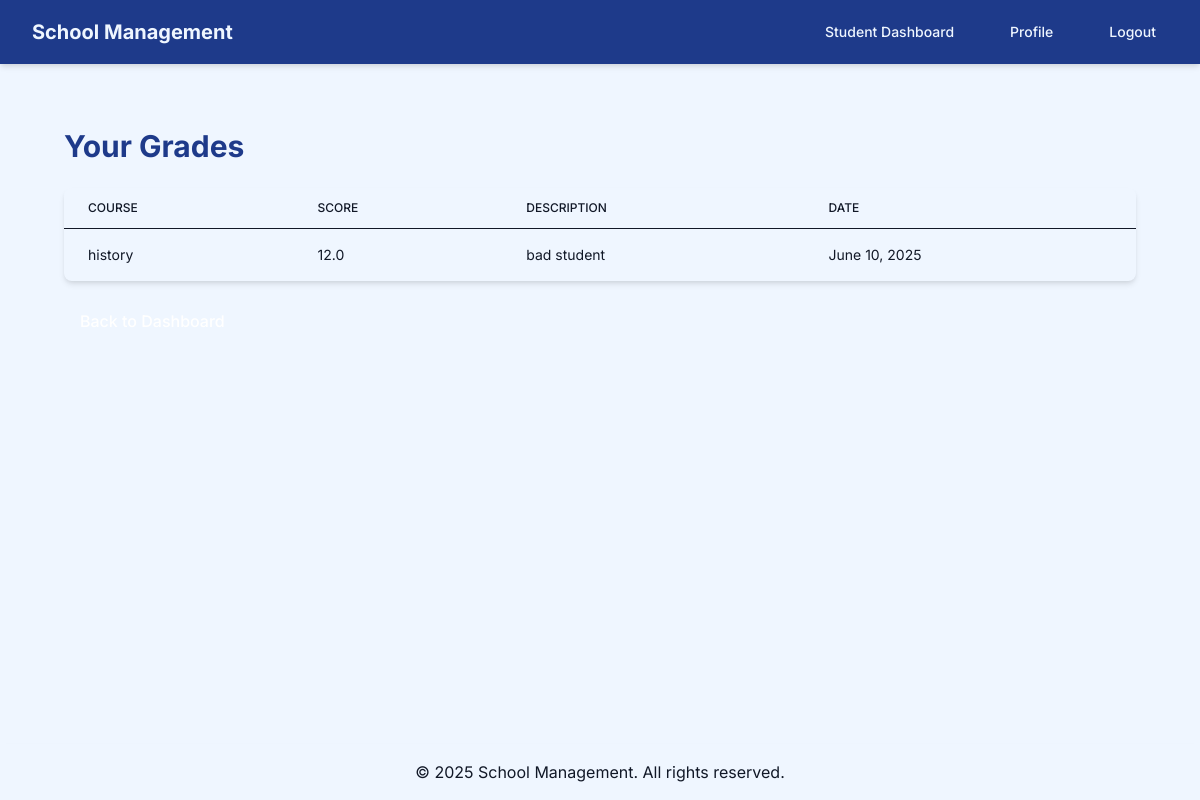
Page /school/student/grades/ (signed in) on the earlier database version.
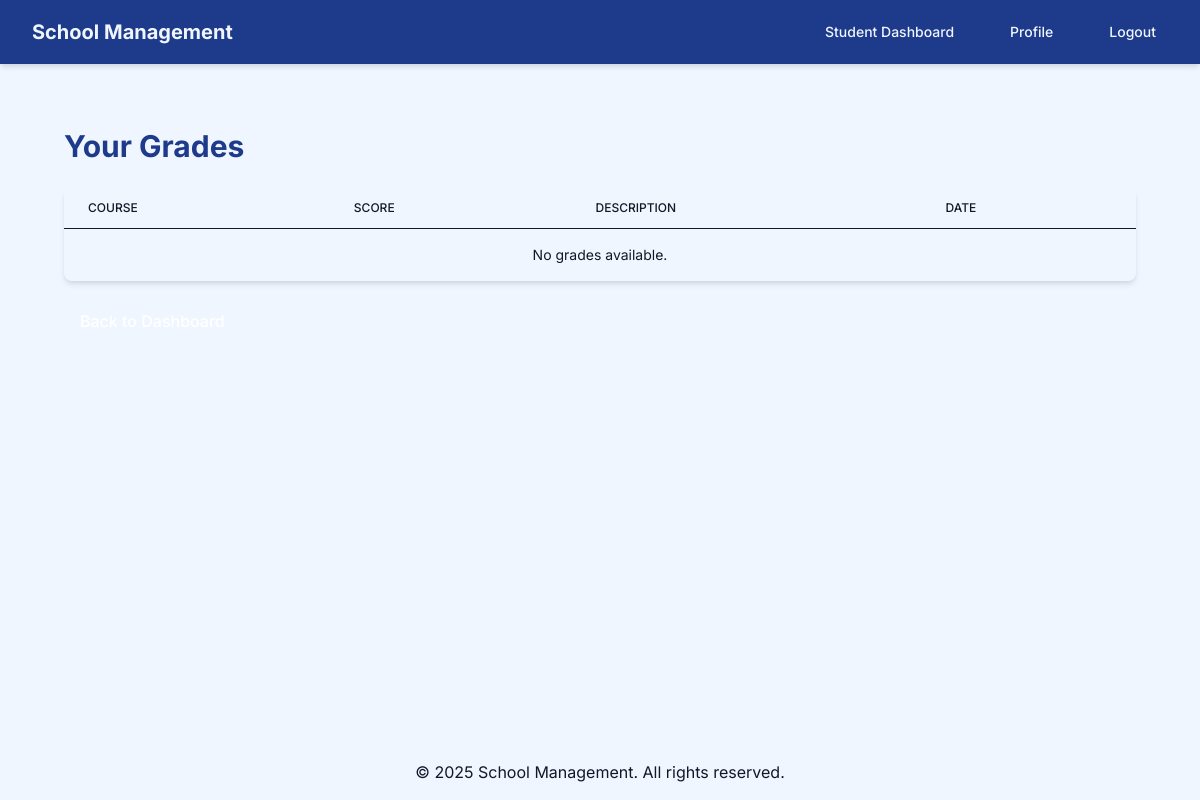
Same page on the later database version.
### school_management/models.py (models this page shows, shortened)
class Grade(models.Model):
    student = models.ForeignKey(User, on_delete=models.CASCADE, limit_choices_to={'is_staff': False, 'is_superuser': False})
    course = models.ForeignKey(Course, on_delete=models.CASCADE)
    score = models.FloatField(validators=[MinValueValidator(0), MaxValueValidator(20)])
    description = models.CharField(max_length=100, blank=True)
    date = models.DateField(auto_now_add=True)

class Course(models.Model):
    name = models.CharField(max_length=100)
    teacher = models.ForeignKey(User, on_delete=models.CASCADE, limit_choices_to={'is_staff': True})
    class_group = models.ForeignKey(ClassGroup, on_delete=models.CASCADE)
    description = models.TextField(blank=True)
    resources = models.FileField(upload_to='course_resources/', blank=True, null=True)

### school_management/views.py (the view)
        @login_required
        def wrapper(request, *args, **kwargs):
            if is_superuser and not request.user.is_superuser:
                messages.error(request, "Access denied. Admin privileges required.")
                return redirect('login')
            elif is_staff and not request.user.is_staff:
                messages.error(request, "Access denied. Teacher privileges required.")
                return redirect('login')
            elif is_student and (request.user.is_staff or request.user.is_superuser):
                messages.error(request, "Access denied. Student account required.")
                return redirect('login')
            return view_func(request, *args, **kwargs)

### school_management/views.py (called while the page is built)
def user_role_required(is_superuser=False, is_staff=False, is_student=False):
    def decorator(view_func):
        @login_required
        def wrapper(request, *args, **kwargs):
            if is_superuser and not request.user.is_superuser:
                messages.error(request, "Access denied. Admin privileges required.")
                return redirect('login')
            elif is_staff and not request.user.is_staff:
                messages.error(request, "Access denied. Teacher privileges required.")
                return redirect('login')
            elif is_student and (request.user.is_staff or request.user.is_superuser):
                messages.error(request, "Access denied. Student account required.")
                return redirect('login')
            return view_func(request, *args, **kwargs)
        return wrapper
    return decorator

@user_role_required(is_student=True)
def student_grades(request):
    grades = Grade.objects.filter(student=request.user)
    context = {'grades': grades}
    return render(request, 'school_management/student_grades.html', context)

### school_management/templates/school_management/student_grades.html (shortened to what this page needs)
{% extends 'base.html' %}
{% block content %}
    <div class="fade-in max-w-7xl mx-auto px-4 sm:px-6 lg:px-8 py-8">
        <h2 class="text-3xl font-bold text-blue-900 mb-6">Your Grades</h2>
        <div class="bg-beige-100 rounded-lg shadow-md overflow-x-auto">
            <table class="min-w-full divide-y divide-gray-900">
                <thead class="bg-blue-50">
                    <tr>
                        <th class="px-6 py-3 text-left text-xs font-medium text-gray-900 uppercase">Course</th>
                        <th class="px-6 py-3 text-left text-xs font-medium text-gray-900 uppercase">Score</th>
                        <th class="px-6 py-3 text-left text-xs font-medium text-gray-900 uppercase">Description</th>
                        <th class="px-6 py-3 text-left text-xs font-medium text-gray-900 uppercase">Date</th>
                    </tr>
                </thead>
                <tbody class="divide-y divide-gray-900">
                    {% for grade in grades %}
                        <tr class="hover:bg-blue-50 transition duration-200">
                            <td class="px-6 py-4 whitespace-nowrap text-sm text-gray-900">{{ grade.course.name }}</td>
                            <td class="px-6 py-4 whitespace-nowrap text-sm text-gray-900">{{ grade.score }}</td>
                            <td class="px-6 py-4 text-sm text-gray-900">{{ grade.description }}</td>
                            <td class="px-6 py-4 whitespace-nowrap text-sm text-gray-900">{{ grade.date }}</td>
                        </tr>
                    {% empty %}
                        <tr>
                            <td colspan="4" class="px-6 py-4 text-center text-sm text-gray-900">No grades available.</td>
                        </tr>
                    {% endfor %}
                </tbody>
            </table>
        </div>
        <a href="{% url 'student_dashboard' %}" class="mt-4 inline-block bg-brown-600 text-white px-4 py-3 rounded-lg font-medium hover:bg-brown-700 hover:scale-105 transition-all duration-300">Back to Dashboard</a>
    </div>
{% endblock %}

### templates/base.html (shortened to what this page needs)
<!DOCTYPE html>
<html lang="en">
<head>
    <link href="https://cdn.jsdelivr.net/npm/tailwindcss@2.2.19/dist/tailwind.min.css" rel="stylesheet">
    {% load static %}
</head>
<body class="bg-blue-50 min-h-screen flex flex-col">
    <nav class="bg-blue-900 shadow-md fade-in">
        <div class="max-w-7xl mx-auto px-4 sm:px-6 lg:px-8">
            <div class="flex justify-between h-16">
                <div class="flex">
                    <a href="{% url 'home' %}" class="flex-shrink-0 flex items-center text-blue-50 font-bold text-xl hover:text-beige-100 transition duration-200">
                        School Management
                    </a>
                </div>
                <div class="flex items-center">
                    <div class="hidden sm:ml-6 sm:flex sm:space-x-8">
                        {% if user.is_authenticated %}
                            {% if user.is_superuser %}
                                <a href="{% url 'admin_dashboard' %}" class="text-blue-50 hover:text-beige-100 px-3 py-2 text-sm font-medium transition duration-200">Admin Dashboard</a>
                            {% elif user.is_staff %}
                                <a href="{% url 'teacher_dashboard' %}" class="text-blue-50 hover:text-beige-100 px-3 py-2 text-sm font-medium transition duration-200">Teacher Dashboard</a>
                            {% else %}
                                <a href="{% url 'student_dashboard' %}" class="text-blue-50 hover:text-beige-100 px-3 py-2 text-sm font-medium transition duration-200">Student Dashboard</a>
                            {% endif %}
                            {% if not user.is_superuser %}
                                <a href="{% url 'profile_setup' %}" class="text-blue-50 hover:text-beige-100 px-3 py-2 text-sm font-medium transition duration-200">Profile</a>
                            {% endif %}
                            <a href="{% url 'logout' %}" class="text-blue-50 hover:text-beige-100 px-3 py-2 text-sm font-medium transition duration-200">Logout</a>
                        {% else %}
                            <a href="{% url 'login' %}" class="text-blue-50 hover:text-beige-100 px-3 py-2 text-sm font-medium transition duration-200">Login</a>
                            <a href="{% url 'register' %}" class="text-blue-50 hover:text-beige-100 px-3 py-2 text-sm font-medium transition duration-200">Register</a>
                        {% endif %}
                    </div>
                </div>
            </div>
        </div>
    </nav>
    <main class="flex-grow">
        <div class="max-w-7xl mx-auto px-4 sm:px-6 lg:px-8 py-8 fade-in">
            {% block content %}
            {% endblock %}
        </div>
    </main>
    <footer class="bg-beige-100 shadow-md mt-8 fade-in">
        <div class="max-w-7xl mx-auto py-4 px-4 sm:px-6 lg:px-8 text-center text-gray-900">
            © 2025 School Management. All rights reserved.
        </div>
    </footer>
</body>
</html>

### templates/base.html (style rules this page uses)
body { font-family: 'Inter', sans-serif; }
.fade-in { animation: fadeIn 0.5s ease-in; }

Differences in the rows shown:
removed Grade: course.name "history", score "12.0", description "bad student", date "June 10, 2025"
Other differences:
text now shown: "No grades available."
